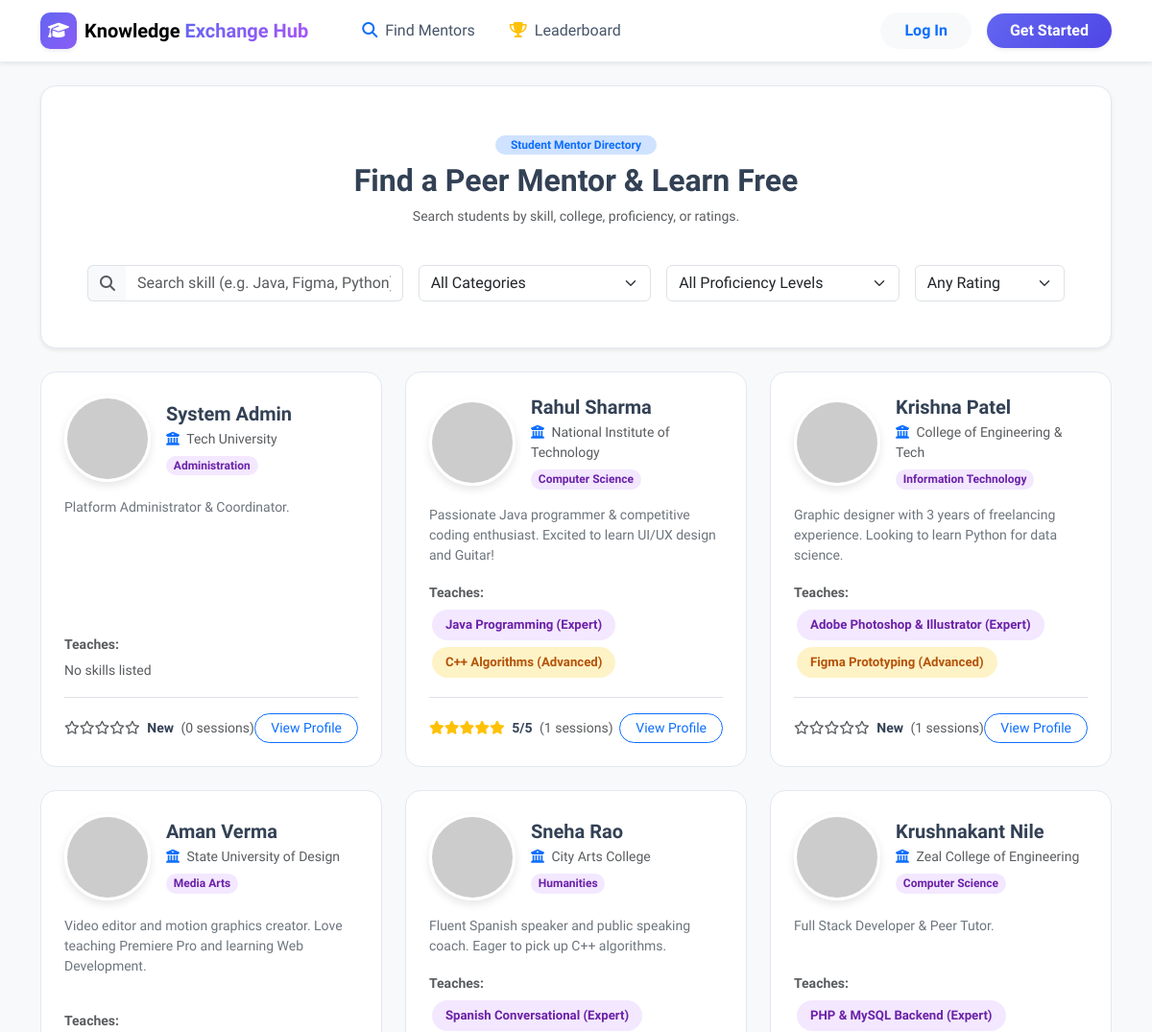
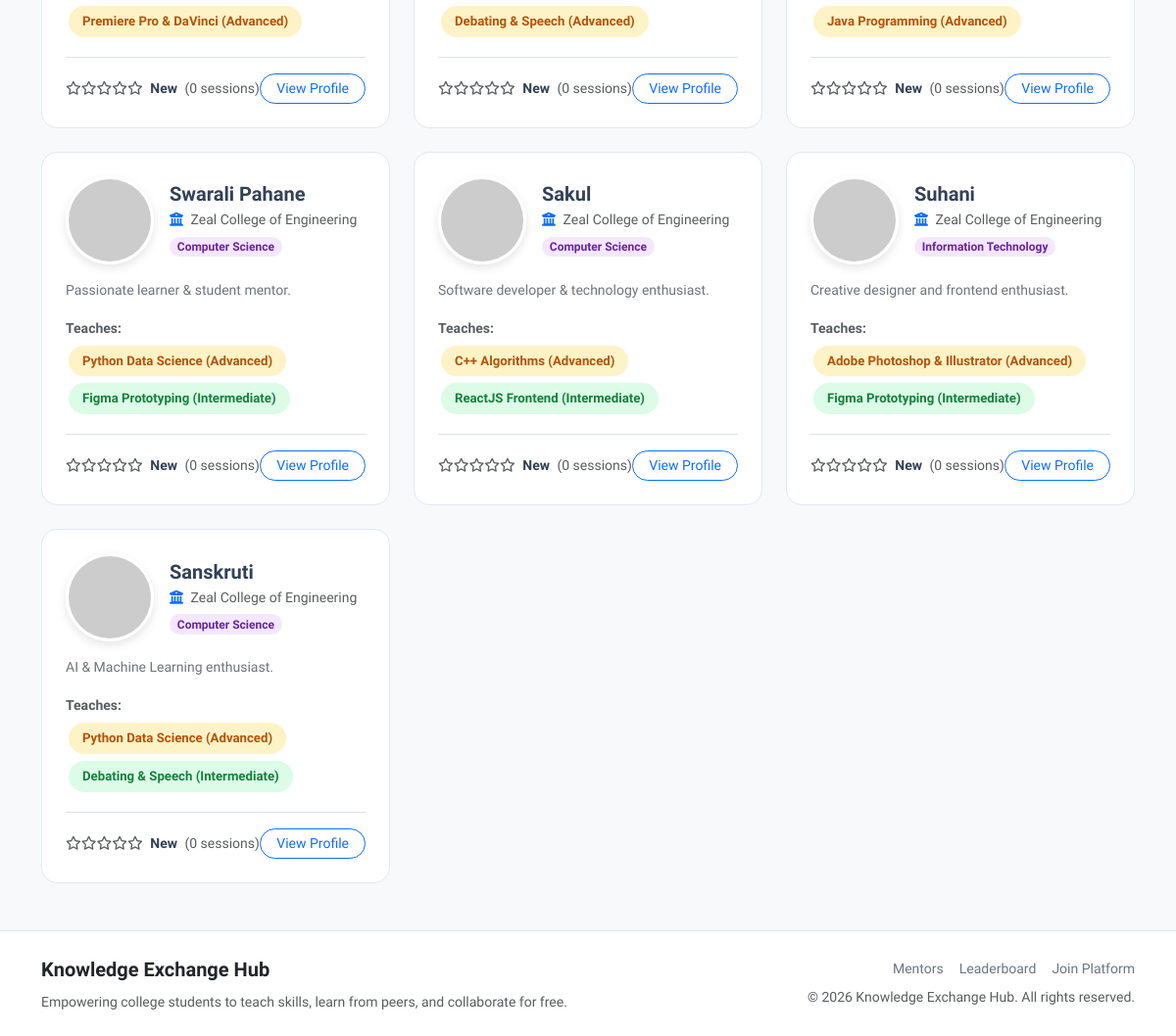
Page /find-mentor.php on the committed database (2 pictures, top to bottom).
### tables this page shows
CREATE TABLE IF NOT EXISTS `users` (
  `id` INT AUTO_INCREMENT PRIMARY KEY,
  `name` VARCHAR(100) NOT NULL,
  `email` VARCHAR(150) NOT NULL UNIQUE,
  `password` VARCHAR(255) NOT NULL,
  `profile_photo` VARCHAR(255) DEFAULT 'default_avatar.png',
  `college` VARCHAR(150) DEFAULT NULL,
  `department` VARCHAR(100) DEFAULT NULL,
  `bio` TEXT DEFAULT NULL,
  `points` INT DEFAULT 0,
  `is_admin` TINYINT(1) DEFAULT 0,
  `is_blocked` TINYINT(1) DEFAULT 0,
  `created_at` DATETIME DEFAULT CURRENT_TIMESTAMP
);

CREATE TABLE IF NOT EXISTS `user_skills` (
  `id` INT AUTO_INCREMENT PRIMARY KEY,
  `user_id` INT NOT NULL,
  `skill_id` INT NOT NULL,
  `skill_type` ENUM('teach', 'learn') NOT NULL,
  `proficiency_level` ENUM('Beginner', 'Intermediate', 'Advanced', 'Expert') DEFAULT 'Intermediate',
  FOREIGN KEY (`user_id`) REFERENCES `users`(`id`) ON DELETE CASCADE,
  FOREIGN KEY (`skill_id`) REFERENCES `skills`(`id`) ON DELETE CASCADE
);

CREATE TABLE IF NOT EXISTS `skills` (
  `id` INT AUTO_INCREMENT PRIMARY KEY,
  `skill_name` VARCHAR(100) NOT NULL,
  `category_id` INT NOT NULL,
  `created_at` DATETIME DEFAULT CURRENT_TIMESTAMP,
  FOREIGN KEY (`category_id`) REFERENCES `categories`(`id`) ON DELETE CASCADE
);

### find-mentor.php (the view, shortened to what this page needs)
<?php
require_once __DIR__ . '/includes/db.php';
require_once __DIR__ . '/includes/functions.php';
require_once __DIR__ . '/includes/header.php';
require_once __DIR__ . '/includes/navbar.php';
$search_query      = trim($_GET['query'] ?? '');
$sql = "
    SELECT DISTINCT u.id, u.name, u.email, u.profile_photo, u.college, u.department, u.bio, u.points,
           (SELECT COUNT(id) FROM sessions WHERE (learner_id = u.id OR mentor_id = u.id) AND status = 'completed') as total_sessions,
           (SELECT AVG(rating) FROM reviews WHERE reviewed_user_id = u.id) as avg_rating
    FROM users u
    LEFT JOIN user_skills us ON u.id = us.user_id AND us.skill_type = 'teach'
    LEFT JOIN skills s ON us.skill_id = s.id
    WHERE u.is_blocked = 0
";
$params = [];
$stmt = $pdo->prepare($sql);
$stmt->execute($params);
$mentors = $stmt->fetchAll();
?>
<div class="container py-4">
    <div class="keh-card p-4 p-md-5 mb-4 bg-white shadow-sm rounded-4">
        <div class="row justify-content-center text-center mb-4">
            <div class="col-lg-8">
                <span class="badge bg-primary-subtle text-primary fw-bold px-3 py-1 rounded-pill mb-2">Student Mentor Directory</span>
                <h2 class="fw-bold mb-2">Find a Peer Mentor &amp; Learn Free</h2>
                <p class="text-muted small">Search students by skill, college, proficiency, or ratings.</p>
            </div>
        </div>
        <form action="find-mentor.php" method="GET" class="row g-3">
            <div class="col-md-4">
                <div class="input-group">
                    <span class="input-group-text bg-light border-end-0"><i class="fas fa-search text-muted"></i></span>
                    <input type="text" class="form-control border-start-0" id="searchInput" name="query" placeholder="Search skill (e.g. Java, Figma, Python)..." value="<?= e($search_query) ?>">
                </div>
            </div>
            <div class="col-md-3">
                <select class="form-select" id="categorySelect" name="category_id">
                    <option value="">All Categories</option>
                </select>
            </div>
            <div class="col-md-3">
                <select class="form-select" id="proficiencySelect" name="proficiency">
                    <option value="">All Proficiency Levels</option>
                </select>
            </div>
            <div class="col-md-2">
                <select class="form-select" id="minRatingSelect" name="min_rating">
                    <option value="0">Any Rating</option>
                </select>
            </div>
        </form>
    </div>
    <div class="row" id="mentorsContainer">
        <?php if (empty($mentors)): ?>
            <div class="col-12 text-center py-5">
                <div class="p-4 bg-white rounded-4 shadow-sm d-inline-block" style="max-width: 450px;">
                    <i class="fas fa-search fa-3x text-muted mb-3"></i>
                    <h5>No Mentors Found</h5>
                    <p class="text-muted small">No students matched your search criteria. Try adjusting your search query or filters.</p>
                </div>
            </div>
        <?php else: ?>
            <?php foreach ($mentors as $m): ?>
                <?php
                    $rating = $m['avg_rating'] ? round((float)$m['avg_rating'], 1) : 0.0;
                    $sk_stmt = $pdo->prepare("SELECT s.skill_name, us.proficiency_level FROM user_skills us JOIN skills s ON us.skill_id = s.id WHERE us.user_id = ? AND us.skill_type = 'teach'");
                    $sk_stmt->execute([$m['id']]);
                    $teach_skills = $sk_stmt->fetchAll();
                ?>
                <div class="col-md-6 col-lg-4 mb-4">
                    <div class="keh-card h-100 p-4 d-flex flex-column">
                        <div class="d-flex align-items-center mb-3">
                            <img src="/KEH/uploads/profile_photos/<?= e($m['profile_photo']) ?>"
                                 onerror="this.src='https://ui-avatars.com/api/?name=<?= urlencode($m['name']) ?>&background=6366f1&color=fff';"
                                 alt="<?= e($m['name']) ?>" class="mentor-avatar me-3">
                            <div>
                                <h5 class="fw-bold mb-1"><?= e($m['name']) ?></h5>
                                <p class="text-muted small mb-1"><i class="fas fa-university me-1 text-primary"></i> <?= e($m['college'] ?? 'College') ?></p>
                                <span class="badge bg-purple-subtle rounded-pill"><?= e($m['department'] ?? 'General') ?></span>
                            </div>
                        </div>
                        <p class="text-secondary small mb-3 flex-grow-1"><?= e(mb_strimwidth($m['bio'] ?? '', 0, 110, '...')) ?></p>
                        <div class="mb-3">
                            <label class="form-label small text-muted fw-bold mb-1">Teaches:</label>
                            <div>
                                <?php if (empty($teach_skills)): ?>
                                    <span class="text-muted small">No skills listed</span>
                                <?php else: ?>
                                    <?php foreach ($teach_skills as $ts): ?>
                                        <?php
                                            $badgeClass = 'badge-prof-intermediate';
                                            if ($ts['proficiency_level'] === 'Advanced') $badgeClass = 'badge-prof-advanced';
                                            if ($ts['proficiency_level'] === 'Expert') $badgeClass = 'badge-prof-expert';
                                        ?>
                                        <span class="skill-chip <?= $badgeClass ?> mb-1 me-1"><?= e($ts['skill_name']) ?> (<?= $ts['proficiency_level'] ?>)</span>
                                    <?php endforeach; ?>
                                <?php endif; ?>
                            </div>
                        </div>
                        <div class="d-flex align-items-center justify-content-between pt-3 border-top mt-auto">
                            <div class="small">
                                <?= render_stars($rating) ?>
                                <span class="fw-bold ms-1"><?= $rating > 0 ? $rating . '/5' : 'New' ?></span>
                                <span class="text-muted ms-1">(<?= (int)$m['total_sessions'] ?> sessions)</span>
                            </div>
                            <div>
                                <a href="mentor-details.php?id=<?= $m['id'] ?>" class="btn btn-outline-primary btn-sm rounded-pill px-3">View Profile</a>
                            </div>
                        </div>
                    </div>
                </div>
            <?php endforeach; ?>
        <?php endif; ?>
    </div>
</div>
<?php require_once __DIR__ . '/includes/footer.php'; ?>

### includes/header.php (shortened to what this page needs)
<!DOCTYPE html>
<html lang="en">
<head>
    <link href="https://cdn.jsdelivr.net/npm/bootstrap@5.3.2/dist/css/bootstrap.min.css" rel="stylesheet">
    <link rel="stylesheet" href="https://cdnjs.cloudflare.com/ajax/libs/font-awesome/6.4.2/css/all.min.css">
    <link rel="stylesheet" href="/KEH/assets/css/custom.css">
</head>
<body class="bg-light d-flex flex-column min-vh-100">

### includes/navbar.php (shortened to what this page needs)
<?php
require_once __DIR__ . '/functions.php';
$is_logged_in = isset($_SESSION['user_id']);
$user = null;
?>
<nav class="navbar navbar-expand-lg sticky-top custom-navbar shadow-sm">
    <div class="container">
        <a class="navbar-brand d-flex align-items-center gap-2" href="/KEH/index.php">
            <div class="brand-icon shadow-sm">
                <i class="fas fa-graduation-cap"></i>
            </div>
            <span class="brand-text fw-bold">Knowledge <span class="text-primary-gradient">Exchange Hub</span></span>
        </a>
        <div class="collapse navbar-collapse" id="navbarMain">
            <ul class="navbar-nav me-auto mb-2 mb-lg-0 ms-lg-4 gap-lg-1">
                <li class="nav-item">
                    <a class="nav-link px-3" href="/KEH/find-mentor.php"><i class="fas fa-search me-1 text-primary"></i> Find Mentors</a>
                </li>
                <li class="nav-item">
                    <a class="nav-link px-3" href="/KEH/leaderboard.php"><i class="fas fa-trophy me-1 text-warning"></i> Leaderboard</a>
                </li>
            </ul>
            <div class="d-flex align-items-center gap-3">
                <?php if ($is_logged_in && $user): ?>
                    <div class="points-pill bg-warning-subtle text-warning-emphasis fw-bold px-3 py-1 rounded-pill shadow-xs d-flex align-items-center gap-1" title="Your Total Points">
                        <i class="fas fa-coins text-warning"></i> <?= (int)$user['points'] ?> pts
                    </div>
                    <?php if (!empty($user['is_admin'])): ?>
                        <a href="/KEH/admin/dashboard.php" class="btn btn-outline-danger btn-sm rounded-pill font-weight-bold">
                            <i class="fas fa-user-shield me-1"></i> Admin
                        </a>
                    <?php endif; ?>
                    <div class="dropdown">
                        <a class="d-flex align-items-center text-decoration-none dropdown-toggle text-dark" href="#" role="button" data-bs-toggle="dropdown" aria-expanded="false">
                            <img src="/KEH/uploads/profile_photos/<?= e($user['profile_photo'] ?? 'default_avatar.png') ?>"
                                 onerror="this.src='https://ui-avatars.com/api/?name=<?= urlencode($user['name']) ?>&background=6366f1&color=fff';"
                                 alt="Profile" class="avatar-sm rounded-circle me-2 object-fit-cover shadow-xs" width="38" height="38">
                            <span class="fw-semibold small d-none d-md-inline-block"><?= e($user['name']); ?></span>
                        </a>
                        <ul class="dropdown-menu dropdown-menu-end border-0 shadow-lg mt-2 rounded-3">
                            <li><a class="dropdown-item py-2" href="/KEH/dashboard.php"><i class="fas fa-chart-pie me-2 text-primary"></i> Dashboard</a></li>
                            <li><a class="dropdown-item py-2" href="/KEH/profile.php"><i class="fas fa-user me-2 text-success"></i> My Profile</a></li>
                            <li><a class="dropdown-item py-2" href="/KEH/edit-profile.php"><i class="fas fa-user-edit me-2 text-info"></i> Edit Profile</a></li>
                            <li><a class="dropdown-item py-2" href="/KEH/add-skills.php"><i class="fas fa-tools me-2 text-warning"></i> Manage Skills</a></li>
                            <li><a class="dropdown-item py-2" href="/KEH/certificates.php"><i class="fas fa-certificate me-2 text-purple"></i> Certificates</a></li>
                            <li><hr class="dropdown-divider"></li>
                            <li><a class="dropdown-item py-2 text-danger" href="/KEH/logout.php"><i class="fas fa-sign-out-alt me-2"></i> Logout</a></li>
                        </ul>
                    </div>
                <?php else: ?>
                    <a href="/KEH/login.php" class="btn btn-light text-primary fw-semibold px-4 rounded-pill">Log In</a>
                    <a href="/KEH/register.php" class="btn btn-primary fw-semibold px-4 rounded-pill shadow-sm">Get Started</a>
                <?php endif; ?>
            </div>
        </div>
    </div>
</nav>

### includes/functions.php (shortened to what this page needs)
<?php
function e($string) {
    return htmlspecialchars($string ?? '', ENT_QUOTES, 'UTF-8');
}
function render_stars($rating) {
    $html = '<div class="star-rating text-warning d-inline-block">';
    $rounded = round($rating * 2) / 2;
    for ($i = 1; $i <= 5; $i++) {
        if ($i <= $rounded) {
            $html .= '<i class="fas fa-star"></i>';
        } elseif ($i - 0.5 == $rounded) {
            $html .= '<i class="fas fa-star-half-alt"></i>';
        } else {
            $html .= '<i class="far fa-star text-muted"></i>';
        }
    }
    $html .= '</div>';
    return $html;
}
?>

### includes/footer.php (shortened to what this page needs)
<footer class="mt-auto bg-white border-top py-4">
    <div class="container text-center text-md-start">
        <div class="row align-items-center">
            <div class="col-md-6 mb-3 mb-md-0">
                <a href="/KEH/index.php" class="text-decoration-none d-inline-flex align-items-center gap-2 mb-2">
                    <span class="fw-bold text-dark fs-5">Knowledge Exchange Hub</span>
                </a>
                <p class="text-muted small mb-0">Empowering college students to teach skills, learn from peers, and collaborate for free.</p>
            </div>
            <div class="col-md-6 text-md-end">
                <div class="d-flex justify-content-md-end justify-content-center gap-3 mb-2">
                    <a href="/KEH/find-mentor.php" class="text-secondary text-decoration-none small">Mentors</a>
                    <a href="/KEH/leaderboard.php" class="text-secondary text-decoration-none small">Leaderboard</a>
                    <a href="/KEH/register.php" class="text-secondary text-decoration-none small">Join Platform</a>
                </div>
                <p class="text-muted small mb-0">&copy; <?= date('Y'); ?> Knowledge Exchange Hub. All rights reserved.</p>
            </div>
        </div>
    </div>
</footer>
</body>
</html>

### assets/css/custom.css (style rules this page uses)
:root { --primary-color: #6366f1; --primary-hover: #4f46e5; --primary-light: #eef2ff; --secondary-color: #06b6d4; --dark-color: #0f172a; --card-border: #e2e8f0; --purple-color: #8b5cf6; --font-main: 'Plus Jakarta Sans', -apple-system, BlinkMacSystemFont, sans-serif; }
body { font-family: var(--font-main); color: #334155; background-color: #f8fafc !important; }
.text-primary-gradient { background: linear-gradient(135deg, #6366f1 0%, #a855f7 100%); -webkit-background-clip: text; -webkit-text-fill-color: transparent; }
.btn-primary { background: linear-gradient(135deg, #6366f1 0%, #4f46e5 100%); border: none; transition: all 0.25s ease; }
.custom-navbar { background-color: rgba(255, 255, 255, 0.92); backdrop-filter: blur(10px); border-bottom: 1px solid rgba(226, 232, 240, 0.8); }
.brand-icon { width: 38px; height: 38px; background: linear-gradient(135deg, #6366f1 0%, #8b5cf6 100%); color: white; border-radius: 10px; display: flex; align-items: center; justify-content: center; font-size: 1.1rem; }
.nav-link { font-weight: 500; color: #475569 !important; transition: color 0.2s ease; }
.keh-card { background: #ffffff; border: 1px solid var(--card-border); border-radius: 16px; transition: transform 0.25s ease, box-shadow 0.25s ease; }
.badge-prof-intermediate { background-color: #dcfce7; color: #15803d; }
.badge-prof-advanced { background-color: #fef3c7; color: #b45309; }
.badge-prof-expert { background-color: #f3e8ff; color: #6b21a8; }
.skill-chip { display: inline-flex; align-items: center; padding: 6px 14px; border-radius: 30px; font-size: 0.825rem; font-weight: 600; margin: 3px; }
.mentor-avatar { width: 90px; height: 90px; border-radius: 50%; object-fit: cover; border: 3px solid #ffffff; box-shadow: 0 4px 10px rgba(0,0,0,0.1); }
.bg-purple-subtle { background-color: #f3e8ff !important; color: #6b21a8 !important; }

### rows in the picture
users: name "System Admin", college "Tech University", department "Administration", bio "Platform Administrator & Coordinator.", shows "No skills listed", shows "New", total_sessions "0"
users: name "Rahul Sharma", college "National Institute of Technology", department "Computer Science", bio "Passionate Java programmer & competitive coding enthusiast. Excited to learn UI/UX design and Guitar!", rating "5", total_sessions "1"
user_skills: skill.skill_name "Java Programming", proficiency_level "Expert"
user_skills: skill.skill_name "C++ Algorithms", proficiency_level "Advanced"
users: name "Krishna Patel", college "College of Engineering & Tech", department "Information Technology", bio "Graphic designer with 3 years of freelancing experience. Looking to learn Python for data science.", shows "New", total_sessions "1"
user_skills: skill.skill_name "Adobe Photoshop & Illustrator", proficiency_level "Expert"
user_skills: skill.skill_name "Figma Prototyping", proficiency_level "Advanced"
users: name "Aman Verma", college "State University of Design", department "Media Arts", bio "Video editor and motion graphics creator. Love teaching Premiere Pro and learning Web Development.", shows "New", total_sessions "0"
user_skills: skill.skill_name "Premiere Pro & DaVinci", proficiency_level "Advanced"
users: name "Sneha Rao", college "City Arts College", department "Humanities", bio "Fluent Spanish speaker and public speaking coach. Eager to pick up C++ algorithms.", shows "New", total_sessions "0"
user_skills: skill.skill_name "Spanish Conversational", proficiency_level "Expert"
user_skills: skill.skill_name "Debating & Speech", proficiency_level "Advanced"
users: name "Krushnakant Nile", college "Zeal College of Engineering", department "Computer Science", bio "Full Stack Developer & Peer Tutor.", shows "New", total_sessions "0"
user_skills: skill.skill_name "PHP & MySQL Backend", proficiency_level "Expert"
user_skills: skill.skill_name "Java Programming", proficiency_level "Advanced"
users: name "Swarali Pahane", college "Zeal College of Engineering", department "Computer Science", bio "Passionate learner & student mentor.", shows "New", total_sessions "0"
user_skills: skill.skill_name "Python Data Science", proficiency_level "Advanced"
user_skills: skill.skill_name "Figma Prototyping", proficiency_level "Intermediate"
users: name "Sakul", college "Zeal College of Engineering", department "Computer Science", bio "Software developer & technology enthusiast.", shows "New", total_sessions "0"
user_skills: skill.skill_name "ReactJS Frontend", proficiency_level "Intermediate"
users: name "Suhani", college "Zeal College of Engineering", department "Information Technology", bio "Creative designer and frontend enthusiast.", shows "New", total_sessions "0"
user_skills: skill.skill_name "Adobe Photoshop & Illustrator", proficiency_level "Advanced"
users: name "Sanskruti", college "Zeal College of Engineering", department "Computer Science", bio "AI & Machine Learning enthusiast.", shows "New", total_sessions "0"
user_skills: skill.skill_name "Debating & Speech", proficiency_level "Intermediate"
